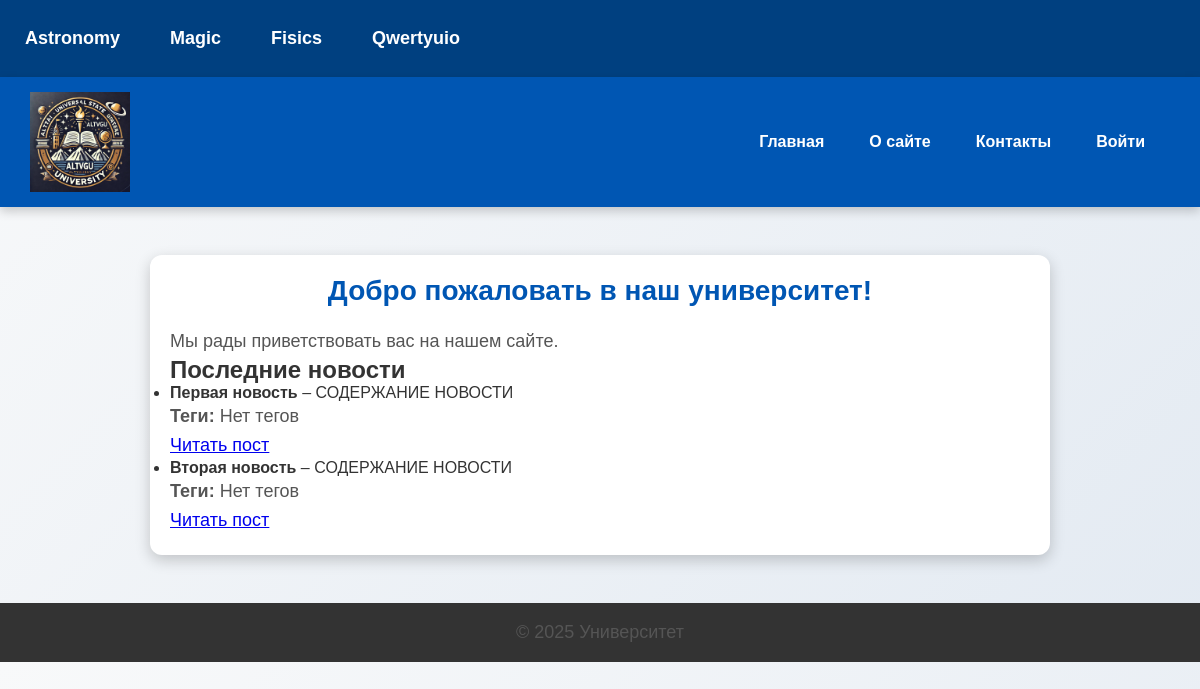
Before: / with the older database file.
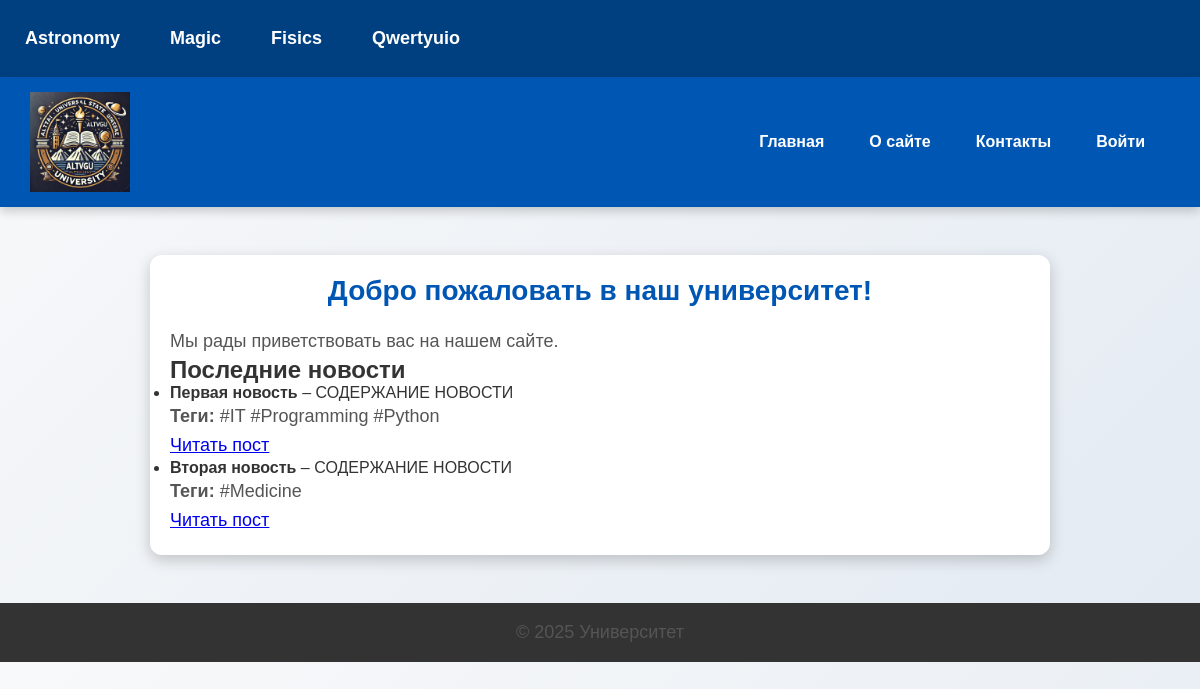
After: the same page with the newer database file.
### university/models.py (models this page shows, shortened)
class News(models.Model):
    class Status(models.IntegerChoices):
        DRAFT = 0, 'Старая'
        actual = 1, 'Актуальная'
    tags = models.ManyToManyField(Tag, related_name='news')
    author = models.OneToOneField(Author, on_delete=models.CASCADE, null=True, blank=True)
    objects = models.Manager()
    category =  models.ForeignKey('Category', on_delete=models.CASCADE)
    published = PublishedModel()
    title = models.CharField(max_length=255, verbose_name="Заголовок")
    content = models.TextField(verbose_name="Содержание")
    actual =  models.BooleanField(choices=Status.choices, default=Status.DRAFT)
    slug = models.SlugField(unique=True, verbose_name="URL")
    def get_absolute_url(self):
        return reverse('news_detail', kwargs={'post_slug': self.slug})
    class Meta:
        verbose_name = "Новость"
        verbose_name_plural = "Новости"

class Tag(models.Model):
    name = models.CharField(max_length=50, unique=True)

### university/views.py (the view)
# urls.py: path('', views.index, name='home'),
def index(request):
    posts = News.published.all()
    return render(request, 'university/index.html', {'posts': posts})

### university/models.py (called while the page is built)
    def get_queryset(self):
        return super().get_queryset().filter(actual = News.Status.actual)

### university/templatetags/university_tags.py (called while the page is built)
@register.simple_tag
def get_categories():
    return cafs_db

### university/templates/university/index.html (shortened to what this page needs)
{% extends 'base.html' %}
{% block content %}
    <h1>Добро пожаловать в наш университет!</h1>
    <p>Мы рады приветствовать вас на нашем сайте.</p>
    <h2>Последние новости</h2>
    <ul>
    {% for post in posts %}
        <li>
            <strong>{{ post.title }}</strong> – {{ post.content|upper }}
        </li>
        <p>
            <strong>Теги:</strong>
            {% for tag in post.tags.all %}
                <span class="tag">#{{ tag.name }}</span>
            {% empty %}
                <span>Нет тегов</span>
            {% endfor %}
        </p>
        <p class="link-read-post"><a href="{{ post.get_absolute_url }}">Читать пост</a></p>
    {% empty %}
        <p>Новостей пока нет.</p>
    {% endfor %}
    </ul>
{% endblock %}

### templates/base.html (shortened to what this page needs)
<!DOCTYPE html>
<html lang="ru">
<head>
    {% load static %}
    {% load university_tags %}
    <link rel="stylesheet" href="{% static 'university/css/styles.css' %}">
</head>
<body>
{% get_categories as categories %}
<header class="categories-header">
    <nav>
        <ul class="categories-menu">
            {% for cat in categories %}
                <li><a href="#">{{ cat.name }}</a></li>
            {% endfor %}
        </ul>
    </nav>
</header>
    <header>
        <div class="logo-container">
            <img src="{% static 'university/images/logo.jpg' %}" alt="Логотип" class="logo">
        </div>
        <nav>
            <ul class="menu">
                <li><a href="{% url 'home' %}">Главная</a></li>
                <li><a href="{% url 'about' %}">О сайте</a></li>
                <li><a href="{% url 'contact' %}">Контакты</a></li>
                <li><a href="{% url 'login' %}">Войти</a></li>
            </ul>
        </nav>
    </header>
    <main>
        <div class="container">
            {% block content %}
            {% endblock %}
        </div>
    </main>
    <footer>
        <p>© 2025 Университет</p>
    </footer>
</body>
</html>

### university/static/university/css/styles.css (style rules this page uses)
* { box-sizing: border-box; margin: 0; padding: 0; }
body { font-family: 'Arial', sans-serif; background: linear-gradient(135deg, #f8f9fa, #e3eaf2); color: #333; }
header { display: flex; align-items: center; justify-content: space-between; background: #0056b3; padding: 15px 30px; color: white; box-shadow: 0 4px 10px rgba(0, 0, 0, 0.2); }
.logo-container { display: flex; align-items: center; }
.logo { height: 100px; width: auto; margin-right: 15px; transition: transform 0.3s ease-in-out; }
nav { background: transparent; padding: 10px; }
.menu { list-style: none; display: flex; gap: 15px; }
.menu a { text-decoration: none; color: white; font-size: 1rem; font-weight: bold; padding: 10px 15px; border-radius: 5px; transition: background 0.3s, color 0.3s; display: block; }
.container { max-width: 900px; margin: 3rem auto; padding: 20px; background: white; border-radius: 12px; box-shadow: 0 5px 15px rgba(0, 0, 0, 0.2); animation: fadeIn 0.8s ease-in-out; }
h1 { text-align: center; color: #0056b3; font-size: 1.75rem; margin-bottom: 20px; animation: slideIn 0.6s ease-in-out; }
p { font-size: 1.125rem; line-height: 1.6; color: #555; }
.categories-header { background-color: #004080; padding: 10px 0; text-align: center; }
.categories-menu { list-style: none; display: flex; justify-content: center; gap: 20px; }
.categories-menu a { color: white; text-decoration: none; font-size: 1.125rem; font-weight: bold; padding: 8px 15px; border-radius: 5px; transition: background 0.3s; display: block; }
footer { text-align: center; padding: 15px; background: #333; color: white; margin-top: 2rem; }

Changed rows visible on the page:
changed News "Первая новость": no longer shows "Нет тегов"
added Tag: name "IT", shown under News "Первая новость"
added Tag: name "Programming", shown under News "Первая новость"
added Tag: name "Python", shown under News "Первая новость"
changed News "Вторая новость": no longer shows "Нет тегов"
added Tag: name "Medicine", shown under News "Вторая новость"
